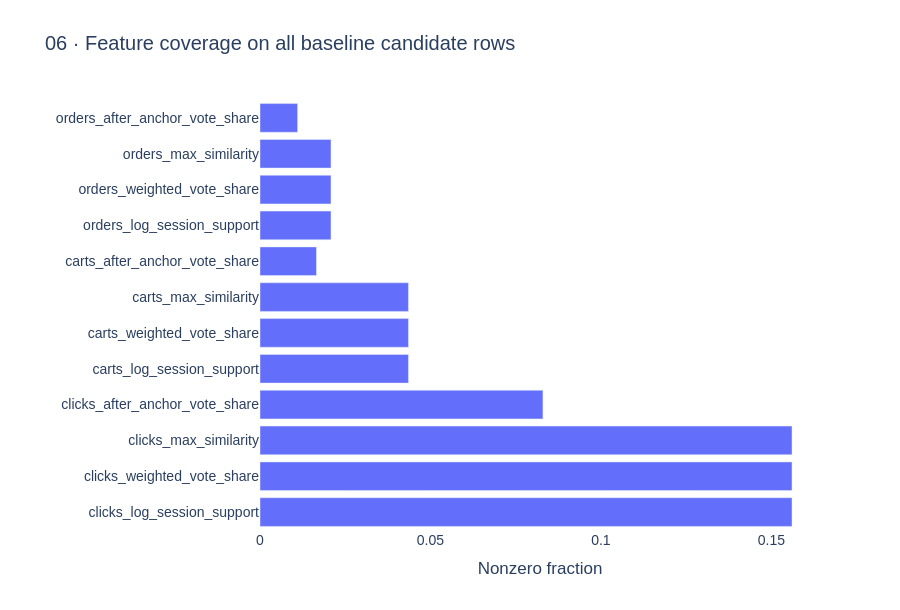

The notebook cell this image was saved under:
### Markdown cell above
## Chart 6

### Code cell
view.show_chart(6)

### Figure 1 — Plotly figure (JSON) as saved in the notebook; plotly's stock layout.template omitted (floating-point values rounded to 4 significant figures)
{"data": [{"orientation": "h", "type": "bar", "x": [0.1561, 0.1561, 0.1561, 0.083, 0.04354, 0.04354, 0.04354, 0.01656, 0.02082, 0.02082, 0.02082, 0.01103], "y": ["clicks_log_session_support", "clicks_weighted_vote_share", "clicks_max_similarity", "clicks_after_anchor_vote_share", "carts_log_session_support", "carts_weighted_vote_share", "carts_max_similarity", "carts_after_anchor_vote_share", "orders_log_session_support", "orders_weighted_vote_share", "orders_max_similarity", "orders_after_anchor_vote_share"]}], "layout": {"font": {"family": "Arial", "size": 14}, "height": 610, "legend": {"orientation": "h", "y": -0.2}, "margin": {"l": 260}, "paper_bgcolor": "white", "plot_bgcolor": "white", "title": {"text": "06 · Feature coverage on all baseline candidate rows"}, "xaxis": {"automargin": true, "title": {"text": "Nonzero fraction"}}, "yaxis": {"automargin": true}}}
